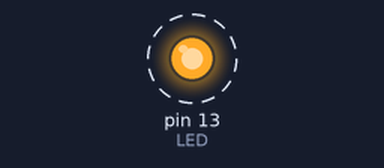
Recording of a sketch running on a simulated Arduino Uno, built with avr-gcc and run on an emulated ATmega328P. Shown: output pins drawn as LEDs (lit = HIGH). Dashed ring = blinking. What the sketch prints to the serial monitor is not drawn.

Above: at 0.2 s.
Timing chart, 0 to 3.0 s (numbered marks = the images above):
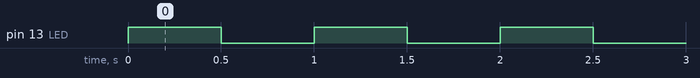

The sketch:

blink.ino
```cpp
// const int led = LED_BUILTIN;
const int LED = 13; // Additional LED

void setup()
{
    pinMode(LED, OUTPUT);
    Serial.begin(115200);
}

void loop()
{
    Serial.println("Hello!");
    digitalWrite(LED, HIGH);
    delay(500);
    digitalWrite(LED, LOW);
    delay(500);
}
```

Measured:
- by itself, pin 13 (LED): alternates HIGH for 0.50 s and LOW for 0.50 s
